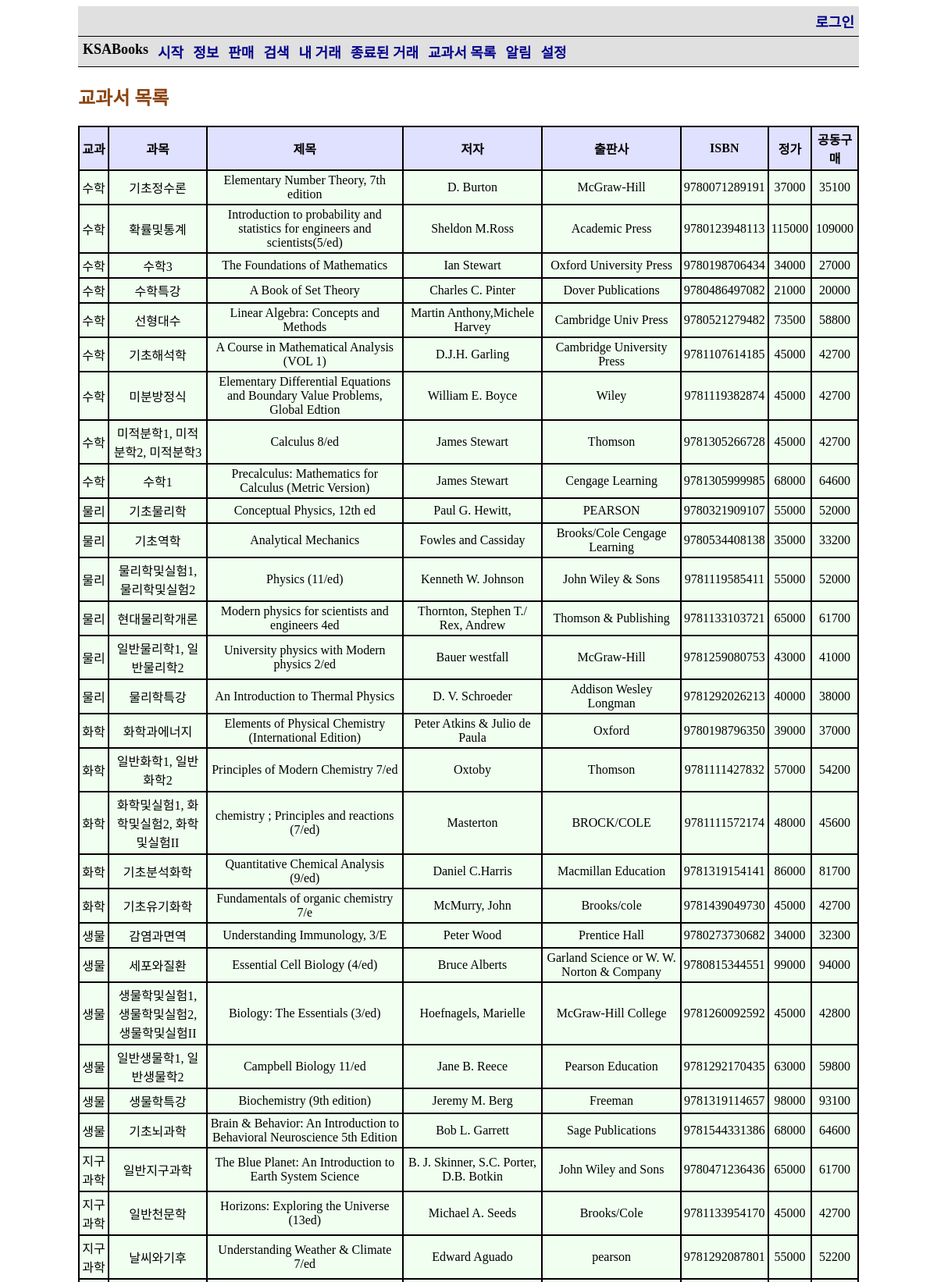
The page /book-list/ (upper part) on the database its author committed.
### ksa_books_app/models.py (models this page shows, shortened)
class Book(models.Model):
    title = models.CharField(max_length=100, verbose_name='제목')
    author = models.CharField(max_length=100, verbose_name='저자')
    courses = models.ManyToManyField(Course, verbose_name='과목')
    subject = models.ForeignKey(Subject, verbose_name='교과', on_delete=models.SET_NULL, null=True)
    publisher = models.CharField(max_length=100, verbose_name='출판사')
    isbn = models.CharField(max_length=13, verbose_name='ISBN',
                            help_text='13 Character <a href="https://www.isbn-international.org/content/what-isbn">ISBN number</a>')
    list_price = models.PositiveIntegerField(verbose_name='정가', null=True, blank=True)
    group_price = models.PositiveIntegerField(verbose_name='공동구매 가격', null=True, blank=True)
    using = models.BooleanField(verbose_name='사용 여부')
    class Meta:
        permissions = (
            ('load_data', 'Can load data'),
        )
        ordering = ['subject']
    def display_courses(self):
        return ', '.join([str(c) for c in self.courses.all()])
    display_courses.short_description = '수업'

class Subject(models.Model):
    name = models.CharField(max_length=10, verbose_name='교과명')
    def __str__(self):
        return self.name

class Course(models.Model):
    subject = models.ForeignKey(Subject, on_delete=models.SET_NULL, verbose_name='교과', null=True)
    name = models.CharField(max_length=50, verbose_name='과목명')
    open = models.BooleanField(verbose_name='수강 가능')
    def __str__(self):
        return self.name

### ksa_books_app/views.py (the view)
# urls.py: path('book-list/', views.BookListView.as_view(), name='book-list'),
class BookListView(ListView):
    model = Book
    template_name = 'book_list.html'

### ksa_books_app/templates/book_list.html
{% extends 'base_generic.html' %}
{% block content %}
    <h2>교과서 목록</h2>
    {% if object_list %}
        <table>
            <thead>
                <tr>
                    <th>교과</th>
                    <th>과목</th>
                    <th>제목</th>
                    <th>저자</th>
                    <th>출판사</th>
                    <th>ISBN</th>
                    <th>정가</th>
                    <th>공동구매</th>
                </tr>
            </thead>
            <tbody>
                {% for book in object_list %}
                    {% if book.using %}
                        <tr>
                            <td>{{ book.subject }}</td>
                            <td>{{ book.display_courses }}</td>
                            <td>{{ book.title }}</td>
                            <td>{{ book.author }}</td>
                            <td>{{ book.publisher }}</td>
                            <td>{{ book.isbn }}</td>
                            <td>{{ book.list_price }}</td>
                            <td>{{ book.group_price }}</td>
                        </tr>
                    {% endif %}
                {% endfor %}
            </tbody>
        </table>
    {% else %}
        <p>There are no books registered.</p>
    {% endif %}
{% endblock %}

### ksa_books_app/templates/base_generic.html (style rules this page uses)
table, th, td { border: 2px solid #000000; border-collapse: collapse; padding: 3px; text-align: center; }
table { width: 1000px; }
th { background-color: #e0e0ff; }
td { background-color: #f0fff0; }
h2 { color: saddlebrown; }

### rows shown on the page
Book: subject "수학", display_courses "기초정수론", title "Elementary Number Theory, 7th edition", author "D. Burton", publisher "McGraw-Hill", isbn "9780071289191", list_price "37000", group_price "35100"
Book: subject "수학", display_courses "확률및통계", title "Introduction to probability and statistics for engineers and scientists(5/ed)", author "Sheldon M.Ross", publisher "Academic Press", isbn "9780123948113", list_price "115000", group_price "109000"
Book: subject "수학", display_courses "수학3", title "The Foundations of Mathematics", author "Ian Stewart", publisher "Oxford University Press", isbn "9780198706434", list_price "34000", group_price "27000"
Book: subject "수학", display_courses "수학특강", title "A Book of Set Theory", author "Charles C. Pinter", publisher "Dover Publications", isbn "9780486497082", list_price "21000", group_price "20000"
Book: subject "수학", display_courses "선형대수", title "Linear Algebra: Concepts and Methods", author "Martin Anthony,Michele Harvey", publisher "Cambridge Univ Press", isbn "9780521279482", list_price "73500", group_price "58800"
Book: subject "수학", display_courses "기초해석학", title "A Course in Mathematical Analysis (VOL 1)", author "D.J.H. Garling", publisher "Cambridge University Press", isbn "9781107614185", list_price "45000", group_price "42700"
Book: subject "수학", display_courses "미분방정식", title "Elementary Differential Equations and Boundary Value Problems, Global Edtion", author "William E. Boyce", publisher "Wiley", isbn "9781119382874", list_price "45000", group_price "42700"
Book: subject "수학", display_courses "미적분학1, 미적분학2, 미적분학3", title "Calculus 8/ed", author "James Stewart", publisher "Thomson", isbn "9781305266728", list_price "45000", group_price "42700"
Book: subject "수학", display_courses "수학1", title "Precalculus: Mathematics for Calculus (Metric Version)", author "James Stewart", publisher "Cengage Learning", isbn "9781305999985", list_price "68000", group_price "64600"
Book: subject "물리", display_courses "기초물리학", title "Conceptual Physics, 12th ed", author "Paul G. Hewitt,", publisher "PEARSON", isbn "9780321909107", list_price "55000", group_price "52000"
Book: subject "물리", display_courses "기초역학", title "Analytical Mechanics", author "Fowles and Cassiday", publisher "Brooks/Cole Cengage Learning", isbn "9780534408138", list_price "35000", group_price "33200"
Book: subject "물리", display_courses "물리학및실험1, 물리학및실험2", title "Physics (11/ed)", author "Kenneth W. Johnson", publisher "John Wiley & Sons", isbn "9781119585411", list_price "55000", group_price "52000"
Book: subject "물리", display_courses "현대물리학개론", title "Modern physics for scientists and engineers 4ed", author "Thornton, Stephen T./ Rex, Andrew", publisher "Thomson & Publishing", isbn "9781133103721", list_price "65000", group_price "61700"
Book: subject "물리", display_courses "일반물리학1, 일반물리학2", title "University physics with Modern physics 2/ed", author "Bauer westfall", publisher "McGraw-Hill", isbn "9781259080753", list_price "43000", group_price "41000"
Book: subject "물리", display_courses "물리학특강", title "An Introduction to Thermal Physics", author "D. V. Schroeder", publisher "Addison Wesley Longman", isbn "9781292026213", list_price "40000", group_price "38000"
Book: subject "화학", display_courses "화학과에너지", title "Elements of Physical Chemistry (International Edition)", author "Peter Atkins & Julio de Paula", publisher "Oxford", isbn "9780198796350", list_price "39000", group_price "37000"
Book: subject "화학", display_courses "일반화학1, 일반화학2", title "Principles of Modern Chemistry 7/ed", author "Oxtoby", publisher "Thomson", isbn "9781111427832", list_price "57000", group_price "54200"
Book: subject "화학", display_courses "화학및실험1, 화학및실험2, 화학및실험II", title "chemistry ; Principles and reactions (7/ed)", author "Masterton", publisher "BROCK/COLE", isbn "9781111572174", list_price "48000", group_price "45600"
Book: subject "화학", display_courses "기초분석화학", title "Quantitative Chemical Analysis (9/ed)", author "Daniel C.Harris", publisher "Macmillan Education", isbn "9781319154141", list_price "86000", group_price "81700"
Book: subject "화학", display_courses "기초유기화학", title "Fundamentals of organic chemistry 7/e", author "McMurry, John", publisher "Brooks/cole", isbn "9781439049730", list_price "45000", group_price "42700"
Book: subject "생물", display_courses "감염과면역", title "Understanding Immunology, 3/E", author "Peter Wood", publisher "Prentice Hall", isbn "9780273730682", list_price "34000", group_price "32300"
Book: subject "생물", display_courses "세포와질환", title "Essential Cell Biology (4/ed)", author "Bruce Alberts", publisher "Garland Science or W. W. Norton & Company", isbn "9780815344551", list_price "99000", group_price "94000"
Book: subject "생물", display_courses "생물학및실험1, 생물학및실험2, 생물학및실험II", title "Biology: The Essentials (3/ed)", author "Hoefnagels, Marielle", publisher "McGraw-Hill College", isbn "9781260092592", list_price "45000", group_price "42800"
Book: subject "생물", display_courses "일반생물학1, 일반생물학2", title "Campbell Biology 11/ed", author "Jane B. Reece", publisher "Pearson Education", isbn "9781292170435", list_price "63000", group_price "59800"
Book: subject "생물", display_courses "생물학특강", title "Biochemistry (9th edition)", author "Jeremy M. Berg", publisher "Freeman", isbn "9781319114657", list_price "98000", group_price "93100"
Book: subject "생물", display_courses "기초뇌과학", title "Brain & Behavior: An Introduction to Behavioral Neuroscience 5th Edition", author "Bob L. Garrett", publisher "Sage Publications", isbn "9781544331386", list_price "68000", group_price "64600"
Book: subject "지구과학", display_courses "일반지구과학", title "The Blue Planet: An Introduction to Earth System Science", author "B. J. Skinner, S.C. Porter, D.B. Botkin", publisher "John Wiley and Sons", isbn "9780471236436", list_price "65000", group_price "61700"
Book: subject "지구과학", display_courses "일반천문학", title "Horizons: Exploring the Universe (13ed)", author "Michael A. Seeds", publisher "Brooks/Cole", isbn "9781133954170", list_price "45000", group_price "42700"
Book: subject "지구과학", display_courses "날씨와기후", title "Understanding Weather & Climate 7/ed", author "Edward Aguado", publisher "pearson", isbn "9781292087801", list_price "55000", group_price "52200"
